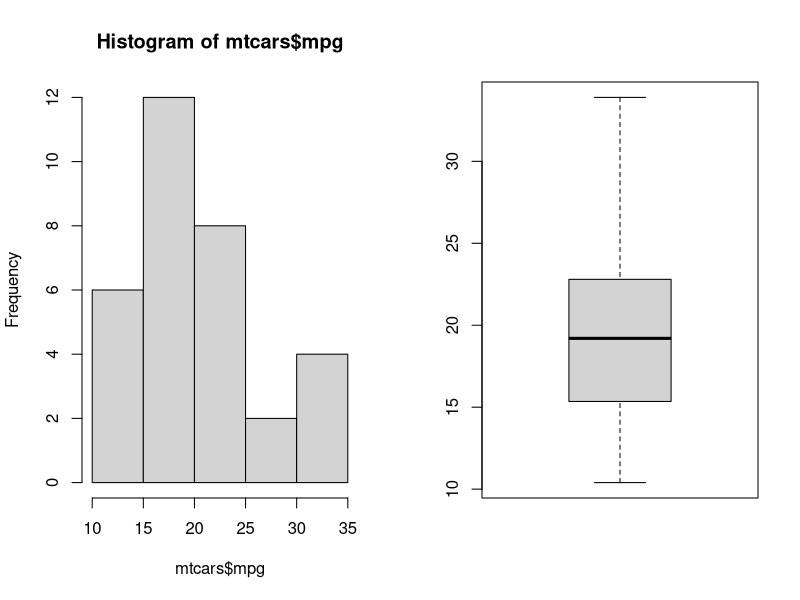
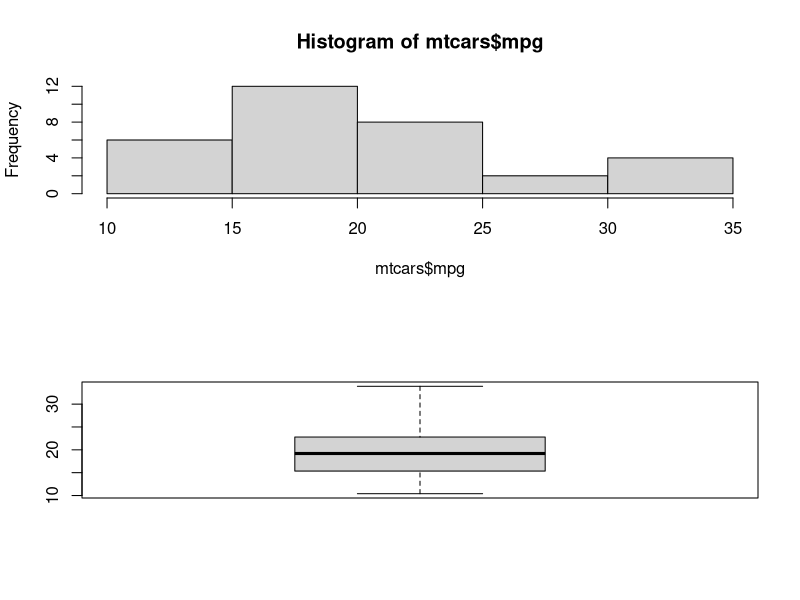
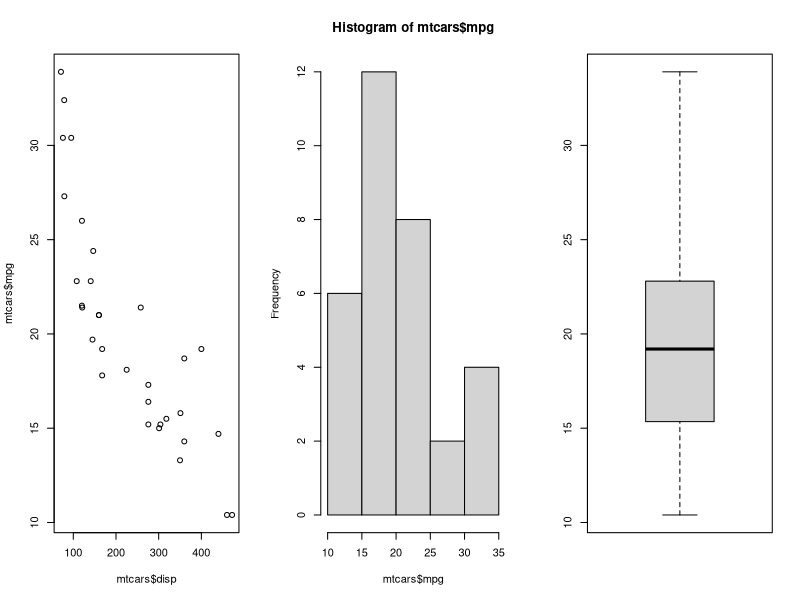
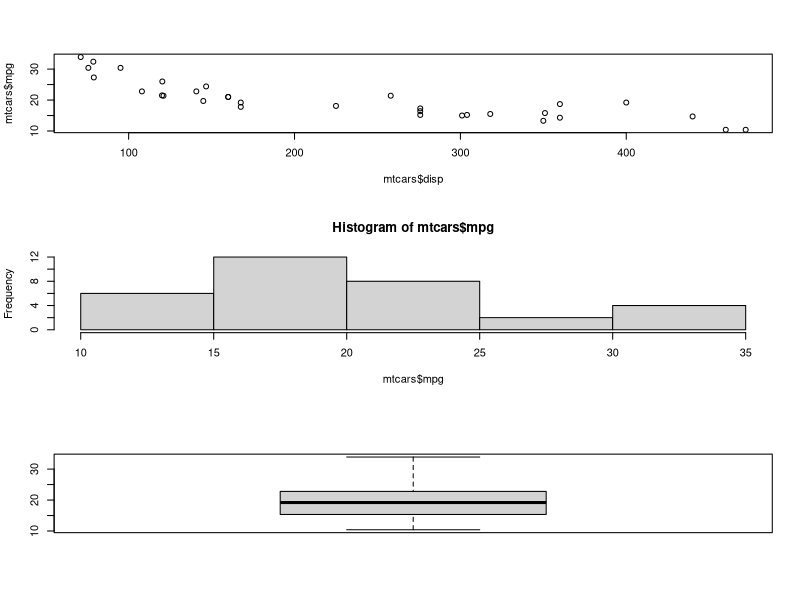
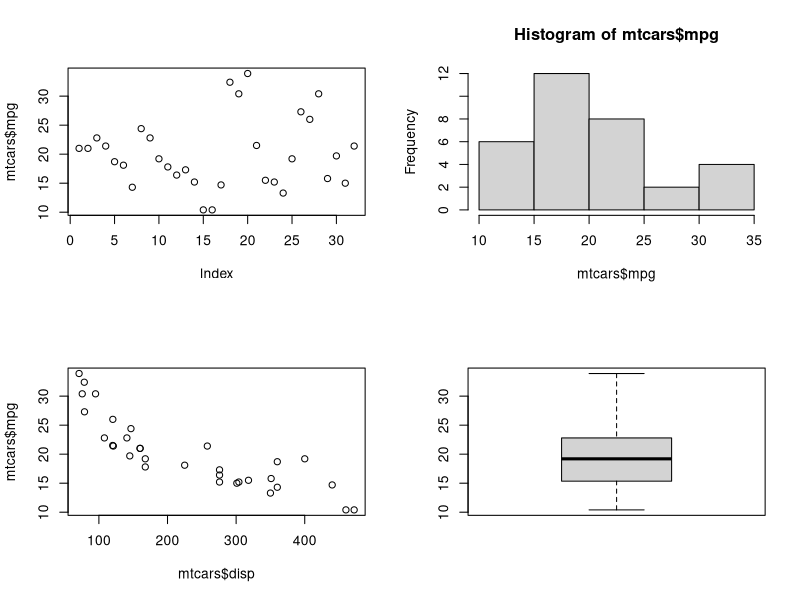
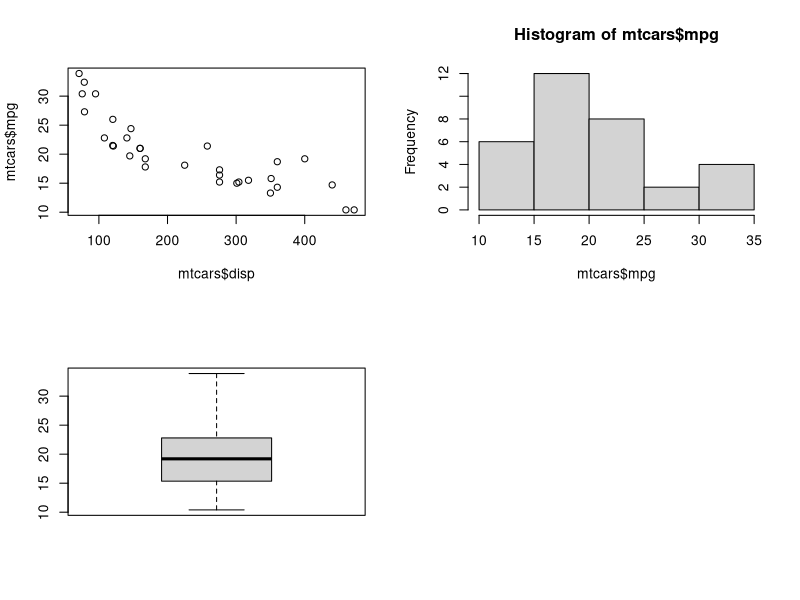
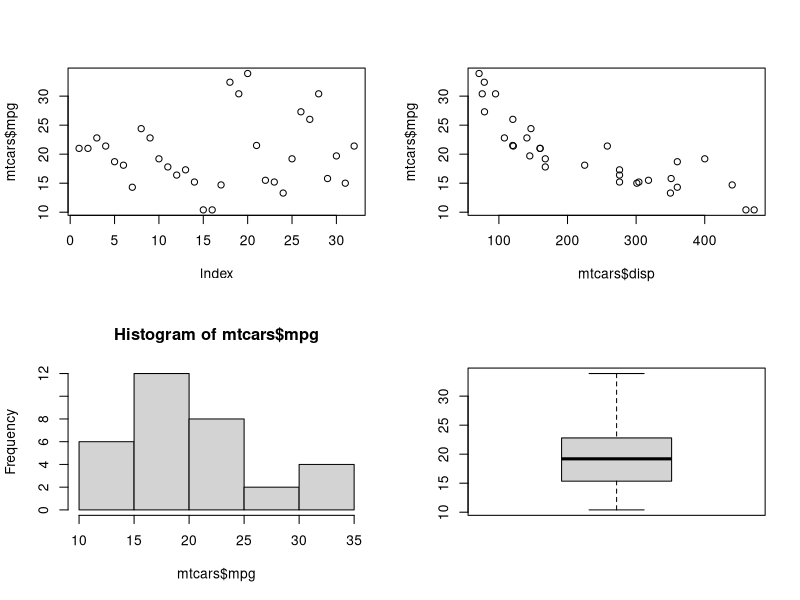
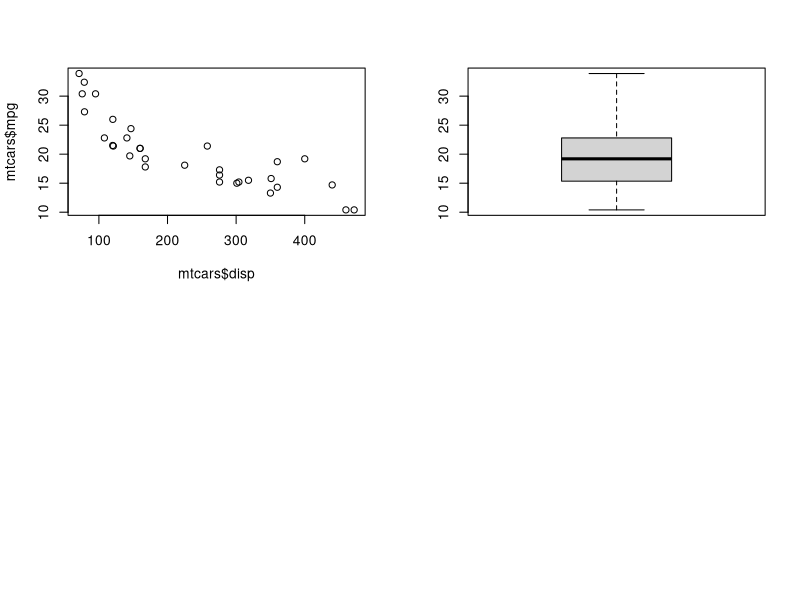

Source code (R) for these figures, in order:
## ---- chunk 1
# store the current parameter settings in init
init <- par(no.readonly=TRUE)
 
# specify that 2 graphs to be combined and filled by rows
par(mfrow = c(1, 2))
 
# specify the graphs to be combined
hist(mtcars$mpg)
boxplot(mtcars$mpg)
 
# restore the setting stored in init
par(init)
## ---- chunk 2
# store the current parameter settings in init
init <- par(no.readonly=TRUE)
 
# specify that 2 graphs to be combined and filled by rows
par(mfrow = c(2, 1))
 
# specify the graphs to be combined
hist(mtcars$mpg)
boxplot(mtcars$mpg)
 
# restore the setting stored in init
par(init)
## ---- chunk 3
# store the current parameter settings in init
init <- par(no.readonly=TRUE)
 
# specify that 3 graphs to be combined and filled by rows
par(mfrow = c(1, 3))
 
# specify the graphs to be combined
plot(mtcars$disp, mtcars$mpg)
hist(mtcars$mpg)
boxplot(mtcars$mpg)
 
# restore the setting stored in init
par(init)
## ---- chunk 4
# store the current parameter settings in init
init <- par(no.readonly=TRUE)
 
# specify that 3 graphs to be combined and filled by rows
par(mfrow = c(3, 1))
 
# specify the graphs to be combined
plot(mtcars$disp, mtcars$mpg)
hist(mtcars$mpg)
boxplot(mtcars$mpg)
 
# restore the setting stored in init
par(init)
## ---- chunk 5
# store the current parameter settings in init
init <- par(no.readonly=TRUE)
 
# specify that 4 graphs to be combined and filled by columns 
par(mfcol = c(2, 2))
 
# specify the graphs to be combined
plot(mtcars$mpg)
plot(mtcars$disp, mtcars$mpg)
hist(mtcars$mpg)
boxplot(mtcars$mpg)
 
# restore the setting stored in init
par(init)
## ---- chunk 6
# store the current parameter settings in init
init <- par(no.readonly=TRUE)
 
# specify that 4 graphs to be combined and filled by rows
par(mfrow = c(2, 2))
 
# specify the graphs to be combined
plot(mtcars$disp, mtcars$mpg)
hist(mtcars$mpg)
boxplot(mtcars$mpg)
 
# restore the setting stored in init
par(init)
## ---- chunk 7
# store the current parameter settings in init
init <- par(no.readonly=TRUE)
 
# specify that 4 graphs to be combined and filled by rows
par(mfrow = c(2, 2))
 
# specify the graphs to be combined
plot(mtcars$mpg)
plot(mtcars$disp, mtcars$mpg)
hist(mtcars$mpg)
boxplot(mtcars$mpg)
plot(mtcars$disp, mtcars$mpg)
boxplot(mtcars$mpg)

# restore the setting stored in init
par(init)
## ---- chunk 8
# specify the layout
# 4 plots to be combined in 2 row/ 2 columns and arranged by row
layout(matrix(c(1, 2, 3, 4), nrow = 2, byrow = TRUE))
 
# specify the 4 plots
plot(mtcars$disp, mtcars$mpg)
hist(mtcars$mpg)
boxplot(mtcars$mpg)
plot(mtcars$mpg)
## ---- chunk 9
# specify the layout
# 4 plots to be combined in 2 row/ 2 columns and filled by columns
layout(matrix(c(1, 2, 3, 4), nrow = 2, byrow = FALSE))
 
# specify the 4 plots
plot(mtcars$disp, mtcars$mpg)
hist(mtcars$mpg)
boxplot(mtcars$mpg)
plot(mtcars$mpg)
## ---- chunk 10
# specify the matrix
matrix(c(1, 1, 2, 3), nrow = 2, byrow = TRUE)

# 3 plots to be combined in 2 row/ 2 columns and arranged by row
layout(matrix(c(1, 1, 2, 3), nrow = 2, byrow = TRUE))
 
# specify the 3 plots
plot(mtcars$disp, mtcars$mpg)
hist(mtcars$mpg)
boxplot(mtcars$mpg)
## ---- chunk 11
# specify the matrix
matrix(c(1, 2, 3, 3), nrow = 2, byrow = TRUE)

# 3 plots to be combined in 2 row/ 2 columns and arranged by row
layout(matrix(c(1, 2, 3, 3), nrow = 2, byrow = TRUE))
 
# specify the 3 plots
hist(mtcars$mpg)
boxplot(mtcars$mpg)
plot(mtcars$disp, mtcars$mpg)
## ---- chunk 12
# specify the matrix
matrix(c(1, 1, 2, 3), nrow = 2, byrow = FALSE)

# 3 plots to be combined in 2 row/ 2 columns and arranged by columns
layout(matrix(c(1, 1, 2, 3), nrow = 2, byrow = FALSE))
 
# specify the 3 plots
hist(mtcars$mpg)
plot(mtcars$disp, mtcars$mpg)
boxplot(mtcars$mpg)
## ---- chunk 13
# specify the matrix
matrix(c(1, 2, 3, 3), nrow = 2, byrow = FALSE)

# 3 plots to be combined in 2 row/ 2 columns and arranged by columns
layout(matrix(c(1, 2, 3, 3), nrow = 2, byrow = FALSE))
 
# specify the 3 plots
boxplot(mtcars$mpg)
plot(mtcars$disp, mtcars$mpg)
hist(mtcars$mpg)
## ---- chunk 14
# specify the matrix
matrix(c(1, 2, 3, 4), nrow = 2, byrow = TRUE)

# 4 plots to be combined in 2 row/ 2 columns and arranged by columns
layout(matrix(c(1, 2, 3, 4), nrow = 2, byrow = TRUE), widths = c(1, 3))
 
# specify the plots
plot(mtcars$disp, mtcars$mpg)
hist(mtcars$mpg)
boxplot(mtcars$mpg)
plot(mtcars$mpg)
## ---- chunk 15
# specify the matrix
matrix(c(1, 2, 3, 4, 5, 6), nrow = 2, byrow = TRUE)
    
# 6 plots to be combined in 2 row/ 3 columns and filled by rows
layout(matrix(c(1, 2, 3, 4, 5, 6), nrow = 2, byrow = TRUE), widths = c(1, 2, 1))
 
# specify the plots
plot(mtcars$disp, mtcars$mpg)
hist(mtcars$mpg)
boxplot(mtcars$mpg)
plot(mtcars$mpg)
hist(mtcars$mpg)
boxplot(mtcars$mpg)
## ---- chunk 16
# 4 plots to be combined in 2 row/ 2 columns and filled by rows
layout(matrix(c(1, 2, 3, 4), nrow = 2, byrow = TRUE), heights= c(1, 2))
 
# specify the 4 plots
plot(mtcars$disp, mtcars$mpg)
hist(mtcars$mpg)
boxplot(mtcars$mpg)
plot(mtcars$mpg)
## ---- chunk 17
# specify the matrix
matrix(c(1, 2, 3, 4, 5, 6), nrow = 3, byrow = TRUE)

# 6 plots to be combined in 3 row/ 2 columns and arranged by rows
layout(matrix(c(1, 2, 3, 4, 5, 6), nrow = 3, byrow = TRUE), heights= c(1, 2, 1),
widths = c(2, 1))
 
# specify the 6 plots
plot(mtcars$disp, mtcars$mpg)
hist(mtcars$mpg)
boxplot(mtcars$mpg)
plot(mtcars$mpg)
hist(mtcars$mpg)
boxplot(mtcars$mpg)
